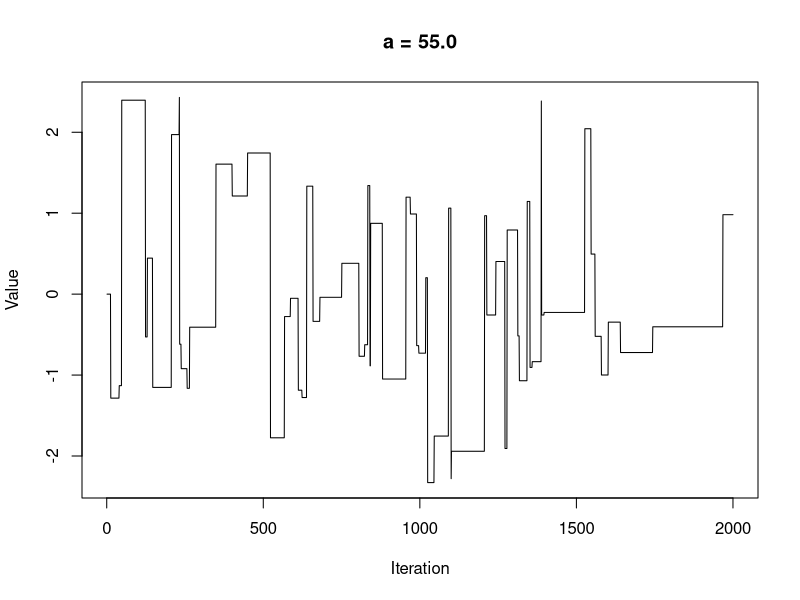
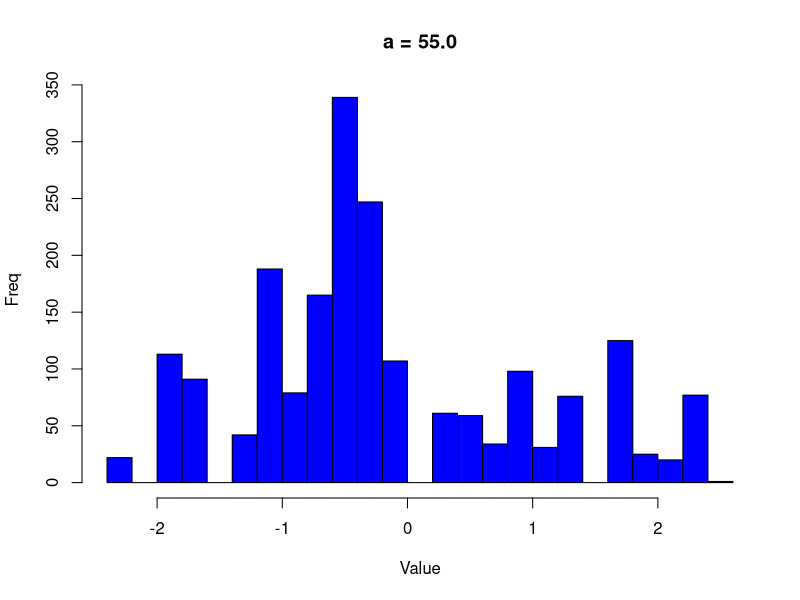
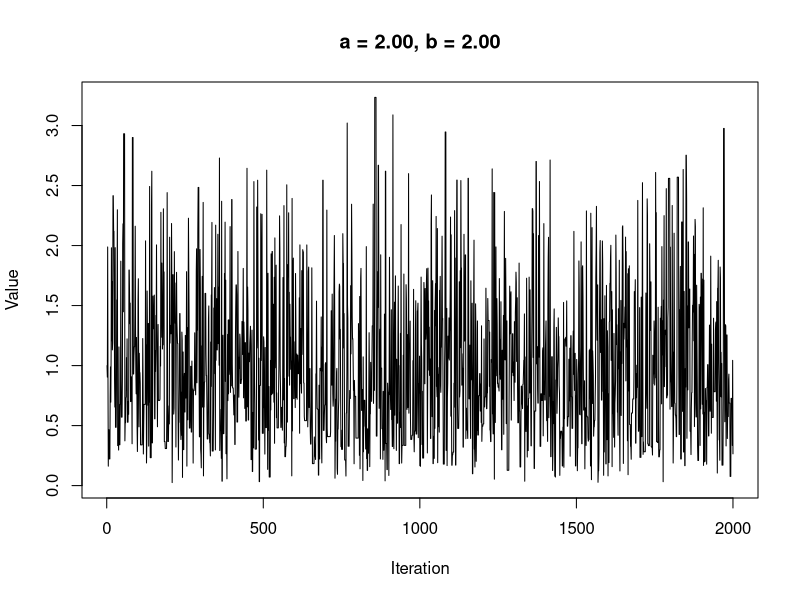
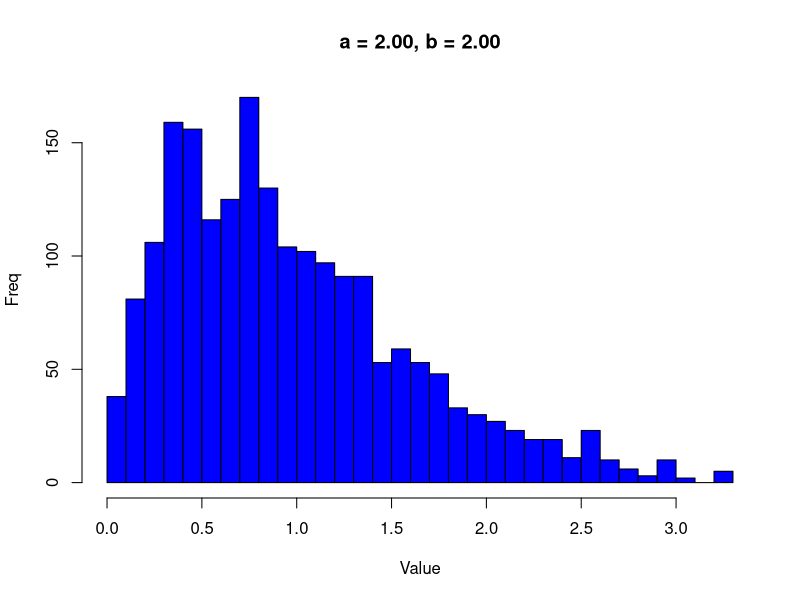

Generate these figures, in order, with R:
normm<-function (Nsim, a) 
{
        vec <- vector("numeric", Nsim)
        x <- 0 #I think that this is 0 because dnorm
        vec[1] <- x #First value to zero
	  count <- 0 #Setting count to zero for acceptance rate
        for (i in 2:Nsim) { 
                innov <- runif(1, -a, a) #innov from unif distribution
                Xstar <- x + innov #Adding "noise" x and putting that to Xstar
                aprob <- min(1, dnorm(Xstar)/dnorm(x)) #Calculating acceptance probability
                u <- runif(1)
                if (u < aprob){ #Checking acceptance
                        x <- Xstar #Updating x
				count <- count+1 #Count++
		    }
                vec[i] <- x #x_i to vec_i
        }
	  rate <- count/(Nsim-1) #Calculating acceptance rate
	  list(vec=vec, rate=rate) #Returns
}

set.seed(33)
Nsim <- 2000
a <- 55	#Tune here!
result <- normm(Nsim, a)
print(result$rate)
plot(result$vec, type = "l", xlab = "Iteration", 
	ylab = "Value", main = sprintf("a = %.1f", a))

hist(result$vec, breaks = 30, col = "blue", 
xlab = "Value", ylab = "Freq", main = sprintf("a = %.1f", a))


#---------------------------------------------------------------


gammh<-function (Nsim, a, b) #MH algorithm for gamma distribution
{
        mu <- a/b		#Mean of gamma
        sig <- sqrt(a/(b * b))	#Deviation of gamma
        vec <- vector("numeric", Nsim)
        x <- a/b
        vec[1] <- x
        for (i in 2:Nsim) {
             can <- rnorm(1, mu, sig) #From standard distribution
		 #Point here below is that if can is more dense in gamma and in norm,
		 #then there is a high propability to choose the second elemt of min()
		 #instead of 1
             aprob <- min(1, (dgamma(can, a, b)/dgamma(x, 
             a, b))/(dnorm(can, mu, sig)/dnorm(x,mu, sig)))
                u <- runif(1) #U from uniformal dist.
                if (u < aprob) #Checking acceptance
                        x <- can #Updating x
                vec[i] <- x #save to vec
        }
        vec #return
}
set.seed(33)
Nsim = 2000
a = 2				#Modify!
b = 2				#Modify!
vec = gammh(Nsim, a, b)

plot(vec, type = "l", xlab = "Iteration", 
	ylab = "Value", main = sprintf("a = %.2f, b = %.2f", a, b))

hist(vec, breaks = 30, col = "blue", 
xlab = "Value", ylab = "Freq", main = sprintf("a = %.2f, b = %.2f", a, b))












